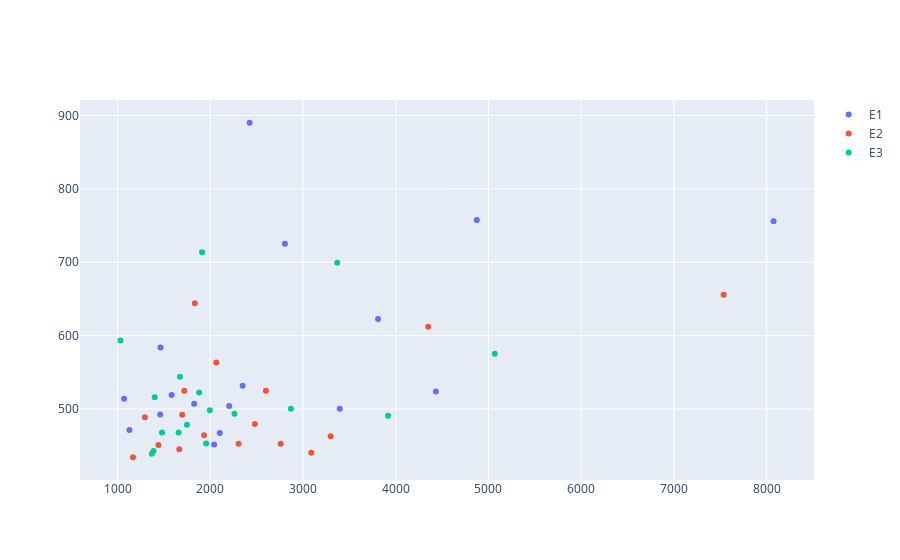

Notebook source saved alongside this figure:
### Code cell
fig = go.Figure()

fig = fig.add_trace(go.Scatter(x = users["time_E1"],
                                y = users["path_E1"], 
                                name = "E1",
                                mode = "markers"
                                    ))

fig = fig.add_trace(go.Scatter(x = users["time_E2"],
                                y = users["path_E2"], 
                                name = "E2",
                                mode = "markers"
                                    ))

fig = fig.add_trace(go.Scatter(x = users["time_E3"],
                                y = users["path_E3"], 
                                name = "E3",
                                mode = "markers"
                                    ))

fig.show()

### Figure 1 — Plotly figure (JSON) as saved in the notebook; plotly's stock layout.template omitted (floating-point values rounded to 4 significant figures)
{"data": [{"mode": "markers", "name": "E1", "type": "scatter", "x": [3809, 2204, 1070, 2102, 1460, 1583, 4874, 2041, 2424, 8075, 4433, 2349, 1463, 1128, 2805, 1826, 3396], "y": [622.7, 504.2, 514.0, 467.3, 492.6, 519.1, 757.7, 451.6, 890.1, 755.8, 523.8, 531.7, 583.9, 471.3, 725.3, 507.3, 500.2]}, {"mode": "markers", "name": "E2", "type": "scatter", "x": [1697, 2305, 1295, 2759, 1441, 1720, 7537, 1933, 2481, 3298, 2600, 3089, 1833, 1166, 4350, 2065, 1665], "y": [492.0, 452.6, 488.8, 452.5, 450.8, 524.8, 655.8, 464.1, 479.5, 462.7, 525.0, 440.3, 644.3, 434.2, 612.0, 563.2, 445.2]}, {"mode": "markers", "name": "E3", "type": "scatter", "x": [1400, 1369, 1031, 1479, 1658, 1388, 5068, 1995, 1911, 2869, 3917, 2261, 3369, 1955, 1673, 1748, 1880], "y": [515.9, 438.9, 593.2, 468.1, 467.9, 442.9, 575.2, 498.3, 713.6, 500.2, 490.8, 493.6, 699.5, 453.1, 543.9, 478.5, 522.6]}], "layout": {}}
